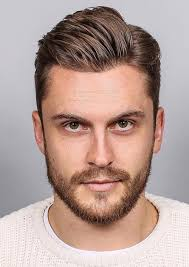
#> input picture images/test.jpeg, 189 x 267 px
$ python -i eye_model.py   (imports and definitions only)
#> lines starting #> are read from the running program, lines starting #| are printed output that depends on the picture
#> further down, picture is the input picture: shape (267, 189, 3); mean B, G, R 150.8, 157.5, 181.2
"""Shared preprocessing and portable linear model used by training and inference."""

from pathlib import Path

import cv2
import numpy as np

FEATURE_VERSION = "equalized-hog-64x32-v1"
IMAGE_SIZE = (64, 32)  # width, height


def prepare_eye(image):
    if image is None or image.size == 0:
        raise ValueError("Empty eye image.")
    gray = cv2.cvtColor(image, cv2.COLOR_BGR2GRAY) if image.ndim == 3 else image
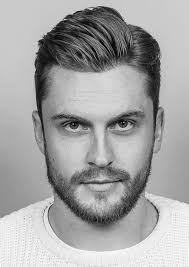
#> gray: shape (267, 189); min 2, max 253, mean 163.9
    gray = cv2.resize(gray, IMAGE_SIZE, interpolation=cv2.INTER_AREA)
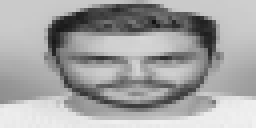
#> gray: shape (32, 64) (shown 4 times larger); min 18, max 241, mean 163.9
    return cv2.equalizeHist(gray.astype(np.uint8))
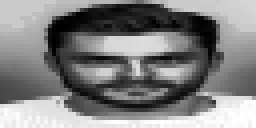
#> returned value: shape (32, 64) (shown 4 times larger); min 0, max 255, mean 128.7


def extract_features(image):
    # Create per call: no mutable HOG descriptor shared between camera threads.
    hog = cv2.HOGDescriptor(IMAGE_SIZE, (16, 16), (8, 8), (8, 8), 9)
    return hog.compute(prepare_eye(image)).ravel()


class EyeClassifier:
    """NumPy inference for a notebook-trained StandardScaler + LinearSVC."""

    def __init__(self, path):
        with np.load(Path(path), allow_pickle=False) as data:
            if str(data["feature_version"].item()) != FEATURE_VERSION:
                raise ValueError("Incompatible model. Retrain with the current notebook.")
            self.mean = data["mean"].copy()
            self.scale = data["scale"].copy()
            self.coef = data["coef"].ravel().copy()
            self.intercept = float(data["intercept"].item())
        size = extract_features(np.zeros((32, 64), np.uint8)).size
        if any(a.shape != (size,) for a in (self.mean, self.scale, self.coef)):
            raise ValueError("Invalid model feature dimensions.")
        if not all(np.isfinite(a).all() for a in (self.mean, self.scale, self.coef)):
            raise ValueError("Invalid model values.")
        if not np.isfinite(self.intercept) or np.any(self.scale <= 0):
            raise ValueError("Invalid model scaling.")

    def decision_function(self, images):
        features = np.stack([extract_features(image) for image in images])
        return ((features - self.mean) / self.scale) @ self.coef + self.intercept

    def predict(self, images):
        # Training labels: open=0, closed=1. A margin is NOT a probability.
        return (self.decision_function(images) >= 0).astype(int)

>>> import cv2
>>> picture = cv2.imread('images/test.jpeg')
>>> result = prepare_eye(picture)

$ run again, on images/webcam_face_eye_detect.jpeg
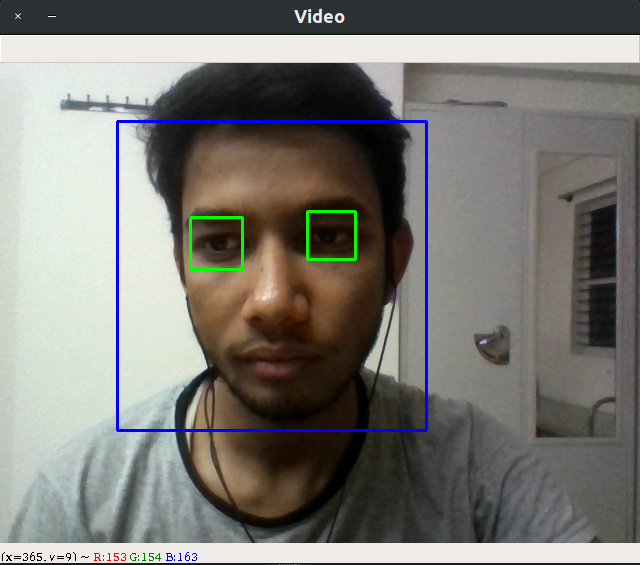
#> input picture images/webcam_face_eye_detect.jpeg, 640 x 565 px
#> picture is the input picture: shape (565, 640, 3); mean B, G, R 117.5, 122.5, 123.9
#> in prepare_eye, `gray = cv2.cvtColor(image, cv2.COLOR_BGR2GRAY) if image.ndim == 3 else..`:
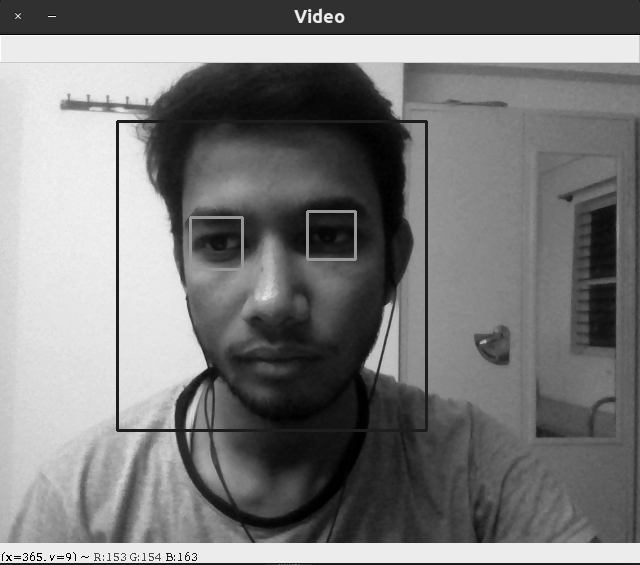
#> gray: shape (565, 640); min 0, max 255, mean 122.3
#> in prepare_eye, `return cv2.equalizeHist(gray.astype(np.uint8))`:
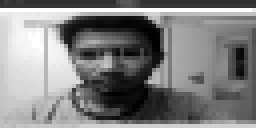
#> returned value: shape (32, 64) (shown 4 times larger); min 0, max 255, mean 128.5
